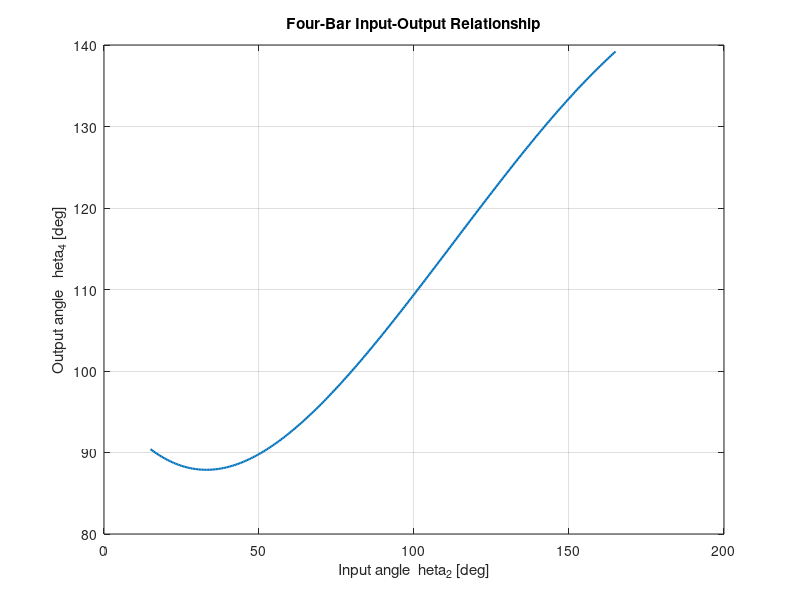

Write the MATLAB code that produced this figure.
% Four-bar position analysis using circle-circle intersection
clear; clc; close all;
a = 0.06; b = 0.16; c = 0.12; d = 0.18;
theta2 = deg2rad(linspace(15,165,301));
theta4 = nan(size(theta2));
for k = 1:numel(theta2)
    A = [a*cos(theta2(k)); a*sin(theta2(k))];
    O4 = [d;0];
    delta = O4-A; e = norm(delta);
    x = (b^2-c^2+e^2)/(2*e);
    h2 = b^2-x^2;
    if h2 < 0, continue; end
    h = sqrt(max(0,h2));
    ex = delta/e; ey = [-ex(2); ex(1)];
    B = A + x*ex + h*ey;
    theta4(k) = atan2(B(2),B(1)-d);
end
plot(rad2deg(theta2),rad2deg(unwrap(theta4)),'LineWidth',1.5);
grid on; xlabel('Input angle 	heta_2 [deg]'); ylabel('Output angle 	heta_4 [deg]');
title('Four-Bar Input-Output Relationship');
